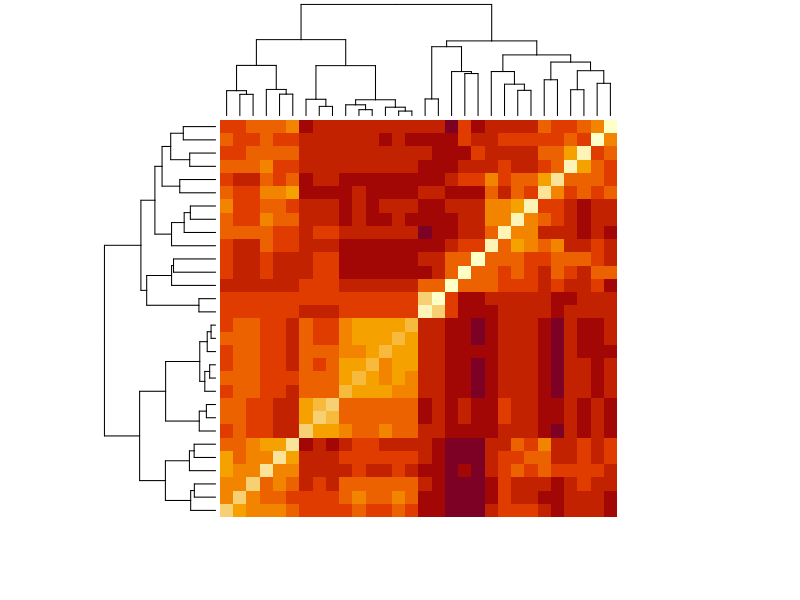

R code for this plot:
#Ejercicio_N06_S06_Cancer_Seno


#El conjunto de datos brca contiene información sobre muestras de biopsias para el diagnóstico de cáncer de seno para tumores que se determinaron que eran benignos (no cancerosos) y malignos (cancerosos). El objeto brca es una lista que consta de:
  
#brca$y: un vector de clasificaciones de muestra ("B" = benigno o "M" = maligno)

#brca$x: una matriz de características numéricas que describen las propiedades de la forma y el tamaño de los núcleos celulares extraídos de las imágenes del microscopio de biopsia

#Para estos ejercicios, cargue los datos configurando sus opciones y cargando las bibliotecas y los datos como se muestra en el código aquí:

options(digits = 3)
library(tidyverse)
library(matrixStats)
library(caret)
library(dslabs)
data("brca")


#IMPORTANTE: Algunos de estos ejercicios usan conjuntos de datos dslabs que se agregaron en una actualización de julio de 2019. Asegúrese de que su paquete esté actualizado con el comando update.packages ("dslabs"). También puede actualizar todos los paquetes en su sistema ejecutando update.packages () sin argumentos, y debería considerar hacerlo rutinariamente.

#Cuantas Muestras hay en el dataset

length(brca$y)
dim(brca$x)[1]

#Cuantos predictores hay en la matriz

colnames(brca$x)
dim(brca$x)[2]

#Que proporcion de muestras son malignas

table(brca$y)
mean(brca$y == "M")

#0.372

#Que columna tiene el promedio mas alto
summary(brca$x)
colnames(brca$x)

max(brca$x[,24])

which.max(colMeans(brca$x))

#Que columna posee la desviacion standar mas baja

NoSeq <- seq(1:30)

head(brca$x)

sd(brca$x[,1])
median(brca$x[,1])
mean(brca$x[,1])
max(brca$x[,1])
sd(brca$x[,1])
summary(brca$x)

CalculaSD <- function(x) {
  desviacionSD <- sd(brca$x[,x])
  desviacionSD
}


sd(brca$x[,30])


sd_mas_baja <- sapply(NoSeq, CalculaSD) %>% table()

which.min(colSds(brca$x)) #Respuesta


#Pregunta 2: escalar la matriz

#Use sweep dos veces para escalar cada columna: reste la media de l a columna, luego divida por la desviación estándar de la columna.

x <- sweep(brca$x,2,colMeans(brca$x), FUN="-")

x <- sweep(x,2,colSds(brca$x), FUN="/")

sd(x[,1])
median(x[,1])

#Después de escalar, ¿cuál es la desviación estándar de la primera columna?

#1

#Después de escalar, ¿cuál es el promedio de la primera columna?

#-0.215


#Pregunta 3: Distancia

#Calcule la distancia entre todas las muestras usando la matriz escalada.

d <- dist(x)


d[2:357]




#¿Cuál es la distancia promedio entre la primera muestra, que es benigna, y otras muestras benignas?

head(d)

mean(d[1:356]); 
mean(d[357:569])

d_samples <- dist(x)
dist_BtoB <- as.matrix(d_samples)[1, brca$y == "B"]
mean(dist_BtoB[2:length(dist_BtoB)])


#¿Cuál es la distancia promedio entre la primera muestra y las muestras malignas?

dist_BtoM <- as.matrix(d_samples)[1, brca$y == "M"]
mean(dist_BtoM)


#Pregunta 4: Mapa de calor de características

#Haga un mapa de calor de la relación entre las características usando la matriz escalada.

#¿Cuál de estos mapas de calor es correcto?


#heatmap(x, labRow = NA, labCol = NA)

d_features <- dist(t(x))

heatmap(as.matrix(d_features), labRow = NA, labCol = NA)
